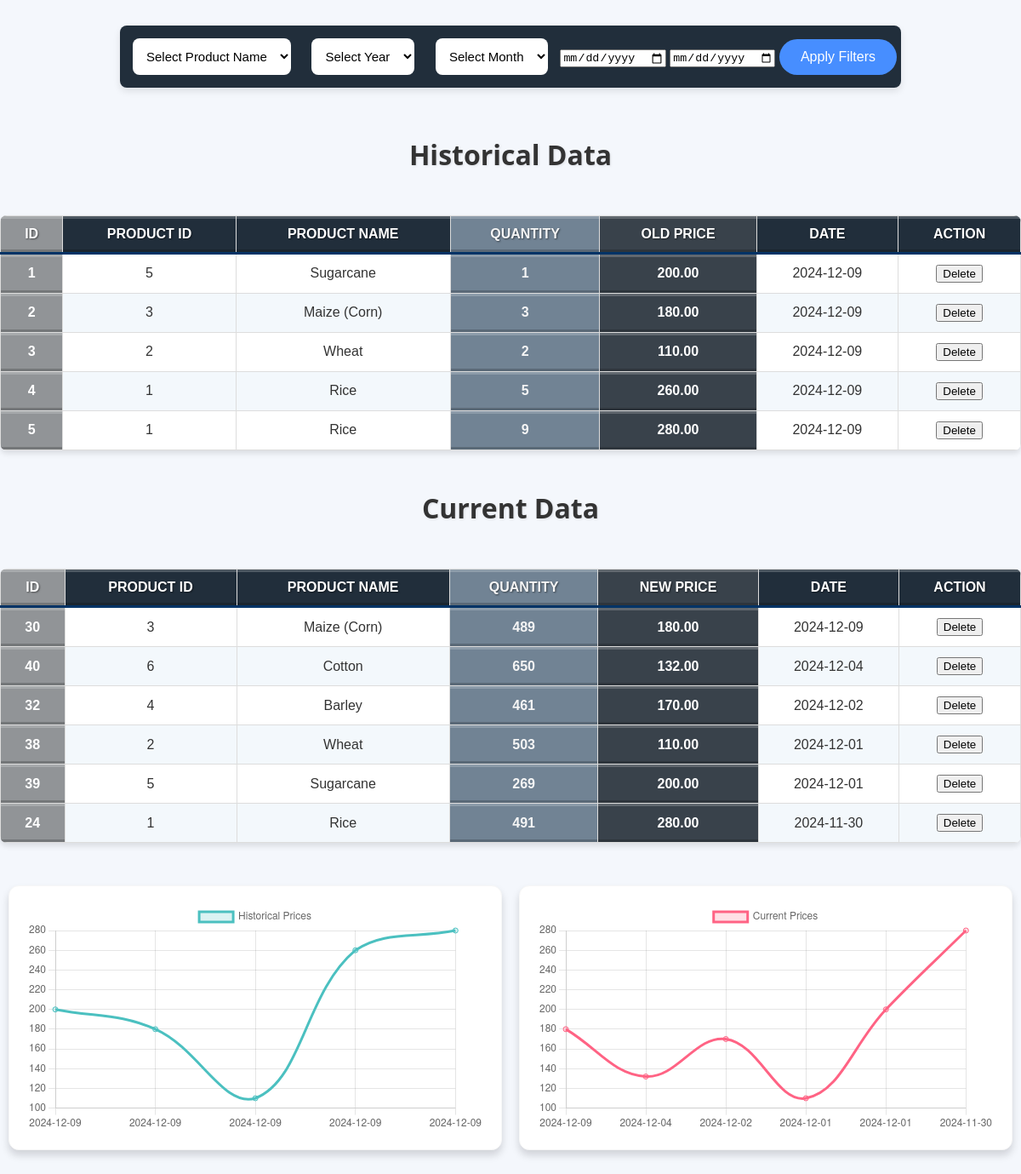
/admin_db2/market_price/market_price.php, run on an earlier commit of the app's database.
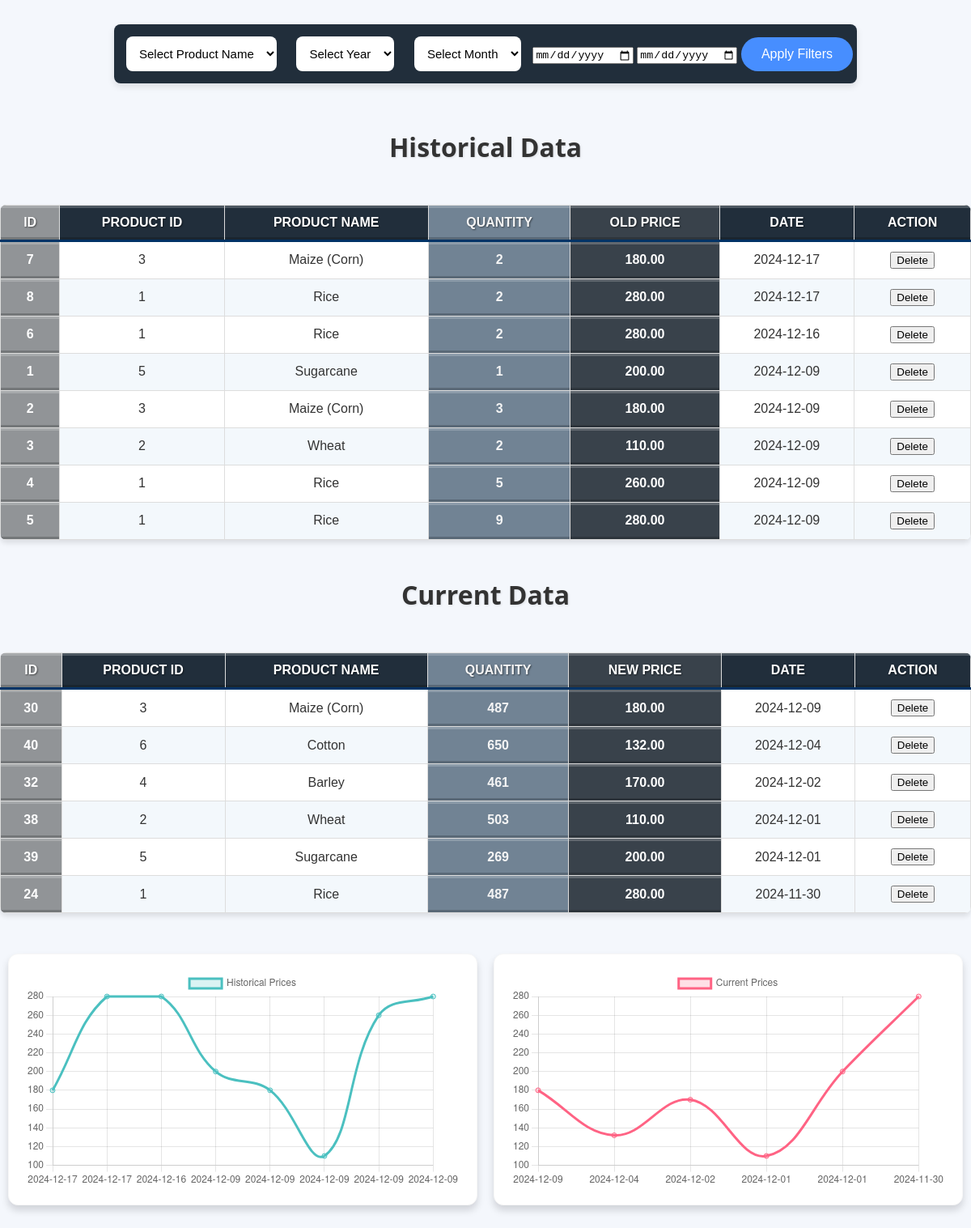
And on a later commit of the database.
### tables this page shows
CREATE TABLE `historical_data` (
  `id` int(11) NOT NULL,
  `product_id` int(11) NOT NULL,
  `quantity` int(11) NOT NULL,
  `price` decimal(11,2) NOT NULL,
  `total_price` int(11) NOT NULL,
  `date` date NOT NULL
);

CREATE TABLE `product` (
  `product_id` int(11) NOT NULL,
  `product_name` varchar(100) DEFAULT NULL,
  `category` varchar(100) DEFAULT NULL,
  `seasonality` varchar(50) DEFAULT NULL
);

CREATE TABLE `product_info` (
  `id` int(11) NOT NULL,
  `product_id` int(11) NOT NULL,
  `quantity` int(11) NOT NULL,
  `new_price` decimal(10,2) DEFAULT NULL,
  `old_price` decimal(10,2) DEFAULT NULL,
  `production_cost` decimal(10,2) NOT NULL,
  `production_date` date NOT NULL,
  `expiration_date` date NOT NULL
);

### admin_db2/market_price/market_price.php (the view, shortened to what this page needs)
<?php
$servername = "localhost";
$username = "root";
$password = "";
$dbname = "agriculture_product_data";
$conn = new mysqli($servername, $username, $password, $dbname);
$product_name_filter = isset($_GET['product_name']) ? $_GET['product_name'] : '';
$year_filter = isset($_GET['year']) ? $_GET['year'] : '';
$month_filter = isset($_GET['month']) ? $_GET['month'] : '';
$start_date_filter = isset($_GET['start_date']) ? $_GET['start_date'] : '';
$end_date_filter = isset($_GET['end_date']) ? $_GET['end_date'] : '';
$sql_historical = "SELECT hd.id, hd.product_id, p.product_name, hd.quantity, hd.price AS old_price, hd.total_price, hd.date
                   FROM historical_data hd
                   JOIN product p ON hd.product_id = p.product_id
                   WHERE (p.product_name LIKE '%$product_name_filter%' OR '$product_name_filter' = '')
                   AND (YEAR(hd.date) LIKE '%$year_filter%' OR '$year_filter' = '')
                   AND (MONTH(hd.date) = '$month_filter' OR '$month_filter' = '')
                   AND (hd.date BETWEEN '$start_date_filter' AND '$end_date_filter' OR '$start_date_filter' = '' OR '$end_date_filter' = '')
                   ORDER BY hd.date DESC";
$result_historical = $conn->query($sql_historical);
$sql_current = "SELECT pi.id, pi.product_id, p.product_name, pi.quantity, pi.new_price, pi.production_date
                FROM product_info pi
                JOIN product p ON pi.product_id = p.product_id
                WHERE (p.product_name LIKE '%$product_name_filter%' OR '$product_name_filter' = '')
                AND (YEAR(pi.production_date) LIKE '%$year_filter%' OR '$year_filter' = '')
                AND (MONTH(pi.production_date) = '$month_filter' OR '$month_filter' = '')
                AND (pi.production_date BETWEEN '$start_date_filter' AND '$end_date_filter' OR '$start_date_filter' = '' OR '$end_date_filter' = '')
                ORDER BY pi.production_date DESC";
$result_current = $conn->query($sql_current);
$historical_dates = [];
$historical_prices = [];
if ($result_historical->num_rows > 0) {
 while ($row = $result_historical->fetch_assoc()) {
  $historical_dates[] = $row['date'];
  $historical_prices[] = $row['old_price'];
 }
}
$current_dates = [];
$current_prices = [];
if ($result_current->num_rows > 0) {
 while ($row = $result_current->fetch_assoc()) {
  $current_dates[] = $row['production_date'];
  $current_prices[] = $row['new_price'];
 }
}
?>
<!DOCTYPE html>
<html lang="en">
<head>
 <link rel="stylesheet" href="/admin_db2/market_price/style.css">
</head>
<body>
 <div class="filters">
  <form method="GET" action="">
   <select name="product_name">
    <option value="">Select Product Name</option>
   </select>
   <select name="year">
    <option value="">Select Year</option>
   </select>
   <select name="month">
    <option value="">Select Month</option>
   </select>
   <input type="date" name="start_date" value="<?php echo $start_date_filter; ?>" placeholder="Start Date">
   <input type="date" name="end_date" value="<?php echo $end_date_filter; ?>" placeholder="End Date">
   <button type="submit" class="filter-button">Apply Filters</button>
  </form>
 </div>
 <h2>Historical Data</h2>
 <table>
  <thead>
   <tr>
    <th>ID</th>
    <th>Product ID</th>
    <th>Product Name</th>
    <th>Quantity</th>
    <th>Old Price</th>
    <th>Date</th>
    <th>Action</th>
   </tr>
  </thead>
  <tbody>
   <?php
   if ($result_historical->num_rows > 0) {
    foreach ($result_historical as $row) {
     echo "<tr id='row_{$row['product_id']}'>
                            <td>{$row['id']}</td>
                            <td>{$row['product_id']}</td>
                            <td>{$row['product_name']}</td>
                            <td>{$row['quantity']}</td>
                            <td>{$row['old_price']}</td>
                            <td>{$row['date']}</td>
                             <td><button class='delete-btn' data-id='{$row['id']}' data-type='historical'>Delete</button></td>
                        </tr>";
    }
   } else {
    echo "<tr><td colspan='6'>No historical data found.</td></tr>";
   }
   ?>
  </tbody>
 </table>
 <h2>Current Data</h2>
 <table>
  <thead>
   <tr>
    <th>ID</th>
    <th>Product ID</th>
    <th>Product Name</th>
    <th>Quantity</th>
    <th>New Price</th>
    <th>Date</th>
    <th>Action</th>
   </tr>
  </thead>
  <tbody>
   <?php
   if ($result_current->num_rows > 0) {
    foreach ($result_current as $row) {
     echo "<tr id='row_{$row['product_id']}'>
                            <td>{$row['id']}</td>
                            <td>{$row['product_id']}</td>
                            <td>{$row['product_name']}</td>
                            <td>{$row['quantity']}</td>
                            <td>{$row['new_price']}</td>
                            <td>{$row['production_date']}</td>
                             <td><button class='delete-btn' data-id='{$row['id']}' data-type='current'>Delete</button></td>
                        </tr>";
    }
   } else {
    echo "<tr><td colspan='6'>No current data found.</td></tr>";
   }
   ?>
  </tbody>
 </table>
 <div class="chart-side">
  <div class="chart-container">
   <canvas id="historicalChart"></canvas>
  </div>
  <div class="chart-container">
   <canvas id="currentChart"></canvas>
  </div>
 </div>
 <script>
  const historicalData = {
   labels: <?php echo json_encode($historical_dates); ?>,
   datasets: [{
    label: 'Historical Prices',
    data: <?php echo json_encode($historical_prices); ?>,
    borderColor: 'rgba(75, 192, 192, 1)',
    backgroundColor: 'rgba(75, 192, 192, 0.2)',
    tension: 0.4
   }]
  };
  const currentData = {
   labels: <?php echo json_encode($current_dates); ?>,
   datasets: [{
    label: 'Current Prices',
    data: <?php echo json_encode($current_prices); ?>,
    borderColor: 'rgba(255, 99, 132, 1)',
    backgroundColor: 'rgba(255, 99, 132, 0.2)',
    tension: 0.4
   }]
  };
  const configHistorical = {
   type: 'line',
   data: historicalData
  };
  const configCurrent = {
   type: 'line',
   data: currentData
  };
  new Chart(document.getElementById('historicalChart'), configHistorical);
  new Chart(document.getElementById('currentChart'), configCurrent);
  document.addEventListener('DOMContentLoaded', function() {
   const deleteButtons = document.querySelectorAll('.delete-btn');
   deleteButtons.forEach(button => {
    button.addEventListener('click', function() {
     const id = this.getAttribute('data-id');
     const type = this.getAttribute('data-type');
     // Send AJAX request to delete the row based on the 'id'
     const xhr = new XMLHttpRequest();
     xhr.open('POST', '/admin_db2/market_price/delete.php', true);
     xhr.setRequestHeader('Content-Type', 'application/x-www-form-urlencoded');
     xhr.onreadystatechange = function() {
      if (xhr.readyState === 4 && xhr.status === 200) {
       // Handle successful deletion
       alert('Deleted successfully!');
       // Remove the row from the table based on the type and id
       const rowId = type === 'historical' ? `historical_row_${id}` : `current_row_${id}`;
       document.getElementById(rowId).remove();
      }
     };
     xhr.send('id=' + id + '&type=' + type);
    });
   });
  });
 </script>
</body>
</html>

### admin_db2/market_price/style.css (style rules this page uses)
body { font-family: 'Arial', sans-serif; background-color: #f4f7fc; color: #333; margin: 0; padding: 0; display: flex; flex-direction: column; align-items: center; justify-content: center; min-height: 100vh; text-align: center; }
table { width: 100%; margin: 20px auto; border-collapse: collapse; overflow: hidden; border-radius: 8px; box-shadow: 0 4px 6px rgba(0, 0, 0, 0.1); background-color: #fff; }
table th, table td { padding: 12px; text-align: center; border: 1px solid #ddd; font-size: 1rem; }
table th { background-color: #212e3b; color: #fff; font-weight: bold; text-transform: uppercase; padding: 12px 15px; border-bottom: 3px solid #003366; box-shadow: inset 0 -3px 0 rgba(0, 0, 0, 0.2), inset 0 3px 0 rgba(255, 255, 255, 0.2); text-shadow: 1px 1px 2px rgba(0, 0, 0, 0.5); transition: all 0.3s ease; }
table tr:nth-child(even) { background-color: #f3f8fc; }
table tr td:nth-child(1), table tr th:nth-child(1) { background-color: #919497; font-weight: bold; color: #ffffff; text-transform: uppercase; padding: 12px 15px; box-shadow: inset 0 -3px 0 rgba(0, 0, 0, 0.2), inset 0 3px 0 rgba(255, 255, 255, 0.2); transition: all 0.3s ease; }
table tr td:nth-child(4), table tr th:nth-child(4) { background-color: #718394; font-weight: bold; color: #f5f5f5; text-transform: uppercase; padding: 12px 15px; box-shadow: inset 0 -3px 0 rgba(0, 0, 0, 0.2), inset 0 3px 0 rgba(255, 255, 255, 0.2); transition: all 0.3s ease; }
table tr td:nth-child(5), table tr th:nth-child(5) { background-color: #39424b; font-weight: bold; color: #ffffff; text-transform: uppercase; padding: 12px 15px; box-shadow: inset 0 -3px 0 rgba(0, 0, 0, 0.2), inset 0 3px 0 rgba(255, 255, 255, 0.2); transition: all 0.3s ease; }
h2 { text-align: center; font-family: 'Segoe UI', Tahoma, Geneva, Verdana, sans-serif; color: #333333; font-size: 2rem; font-weight: 600; margin-bottom: 30px; text-shadow: 1px 1px 3px rgba(0, 0, 0, 0.1); }
.filters { margin: 30px 0; padding: 5px; text-align: center; border-radius: 8px; box-shadow: 0 4px 8px rgba(0, 0, 0, 0.1); background-color: #212e3b; }
.filters select { padding: 12px; margin: 10px; border: none; border-radius: 8px; background-color: #ffffff; font-size: 15px; color: #000000; transition: background-color 0.3s ease, box-shadow 0.3s ease; }
.filter-button { padding: 12px 25px; background-color: #478eff; color: white; border: none; border-radius: 50px; cursor: pointer; font-size: 16px; transition: background-color 0.3s ease, transform 0.3s ease; }
.chart-side { width: 100%; display: flex; justify-content: space-between; margin: 20px 0; }
.chart-container { flex: 1 1 calc(50% - 20px); max-width: calc(50% - 20px); margin: 10px; background-color: hsl(0, 0%, 100%); border: 1px solid #f7f7f7; border-radius: 12px; padding: 20px; box-shadow: 0px 6px 10px rgba(4, 6, 11, 0.15); transition: transform 0.3s ease, box-shadow 0.3s ease; }

What changed in the data, as far as the page shows it:
added historical_data: id "7", product "3", product.product_name "Maize (Corn)", quantity "2", price "180.00", date "2024-12-17"
added historical_data: id "8", product "1", product.product_name "Rice", quantity "2", price "280.00", date "2024-12-17"
added historical_data: id "6", product "1", product.product_name "Rice", quantity "2", price "280.00", date "2024-12-16"
changed product_info "Maize (Corn)": quantity "489" → "487"
changed product_info "Rice": quantity "491" → "487"
Also different on the page:
chart data {{ json_encode($historical_dates) }}: ["2024-12-09","2024-12-09","2024-12-09","2024-12-09","2024-12-09"] → ["2024-12-17","2024-12-17","2024-12-16","2024-12-09","2024-12-09","2024-12-09","2024-12-09","2024-12-09"]
chart data {{ json_encode($historical_prices) }}: ["200.00","180.00","110.00","260.00","280.00"] → ["180.00","280.00","280.00","200.00","180.00","110.00","260.00","280.00"]
